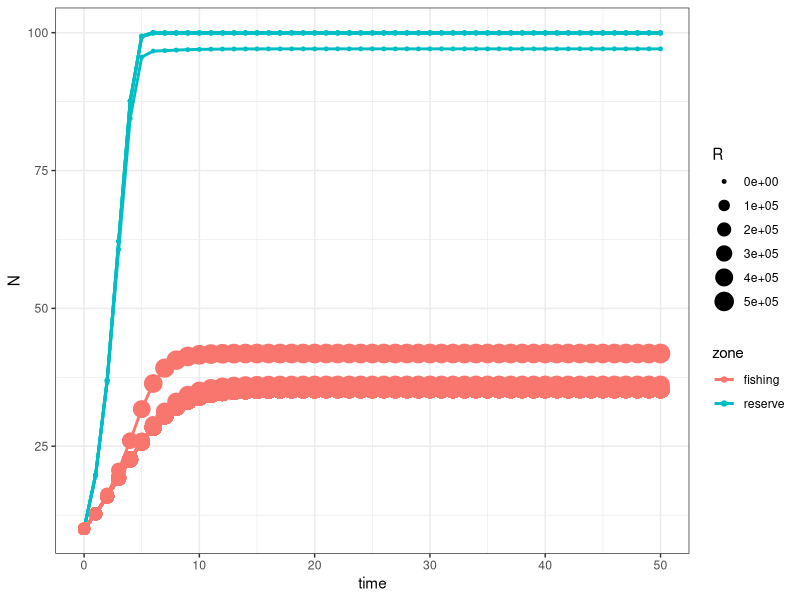
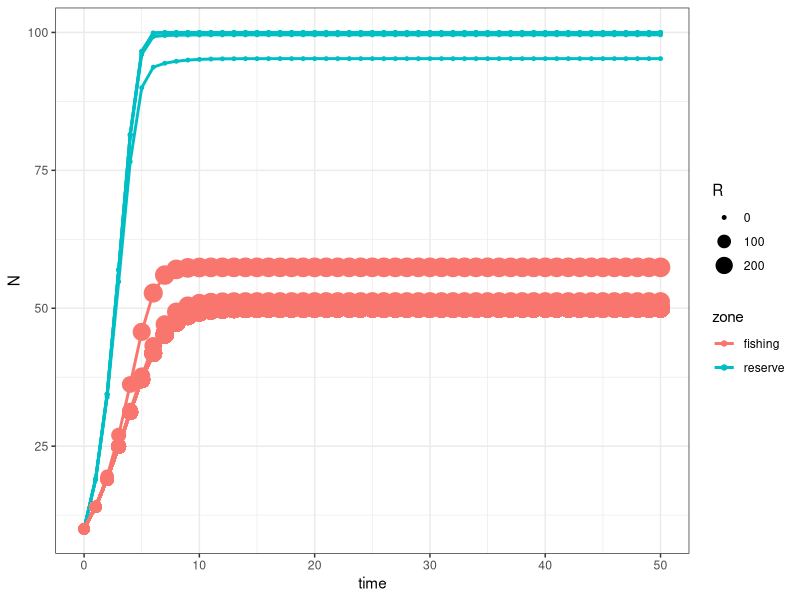
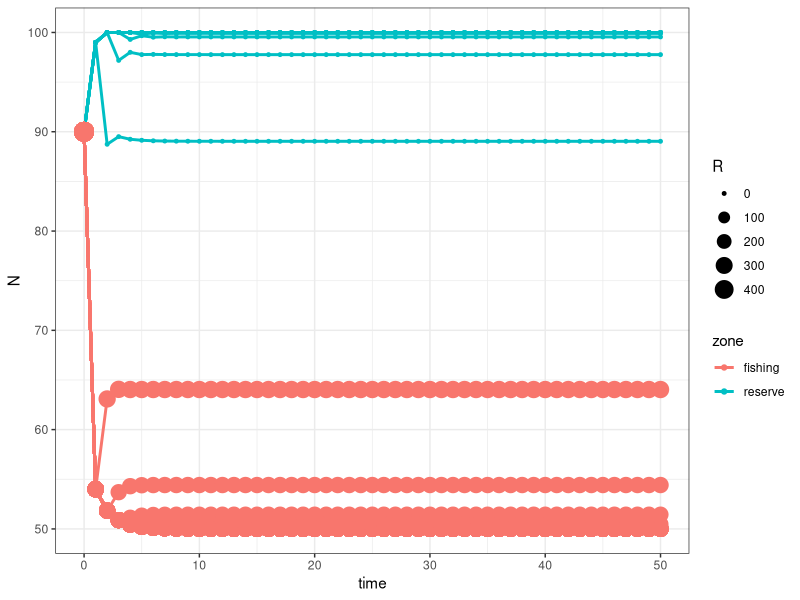
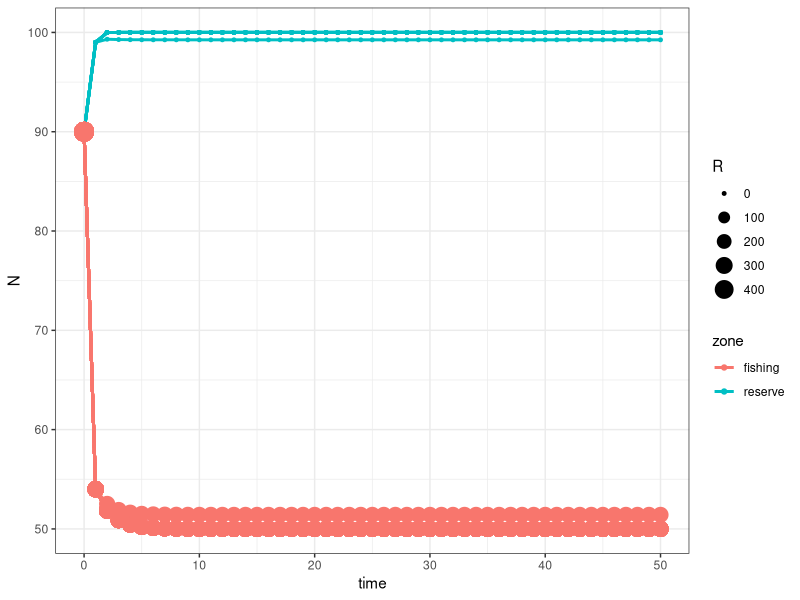
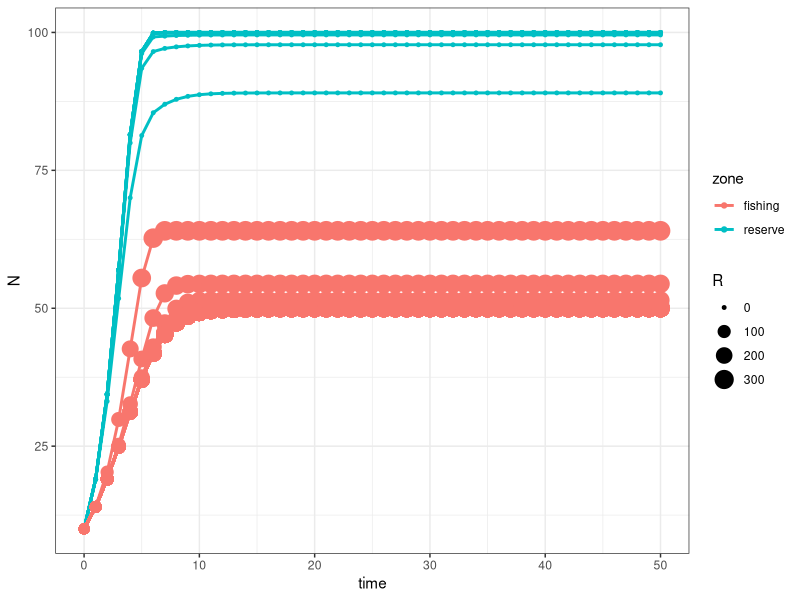
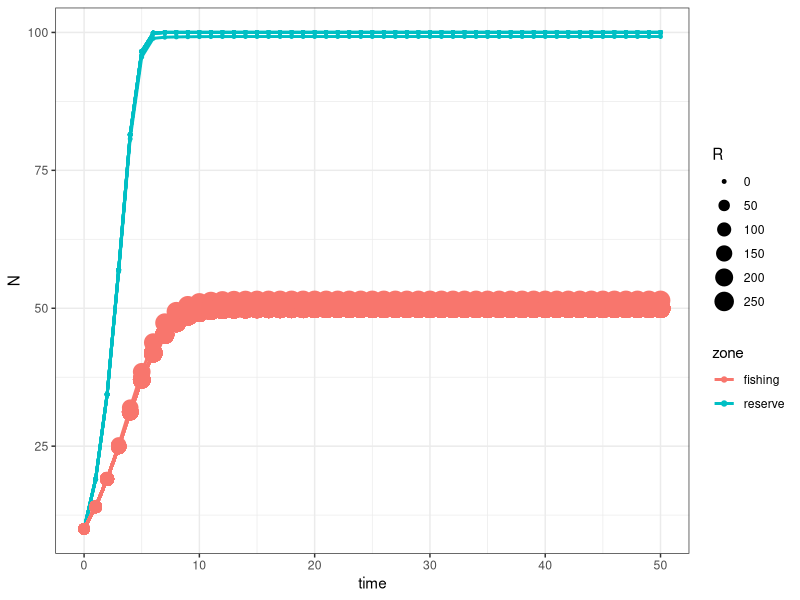
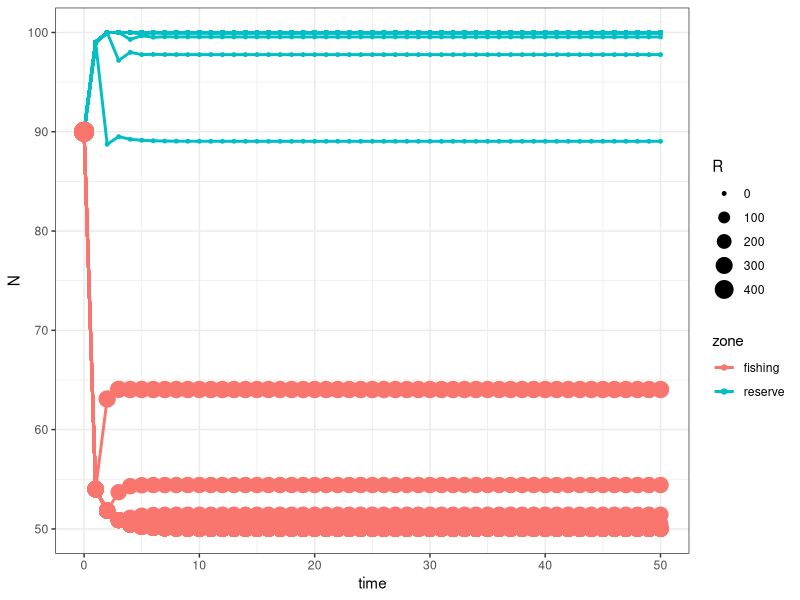
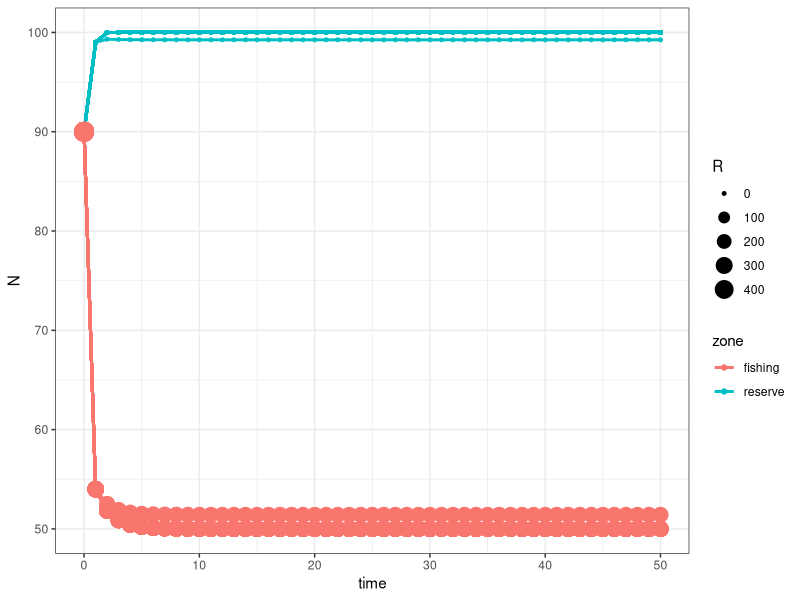

Write R code to recreate these figures, in order.
## ---- chunk 1
library(tidyverse)

## ---- chunk 2

logistic_model <- function(r = 1.0834, K = 100, N0 = 10, nsteps = 50, c = 0.7, p = 17500, n = 5, m = 0.1){

  # define a vector of time and N THIS IS ODD
  time <- c(0:nsteps)
  N <- matrix(0, ncol = 100, nrow = length(time))
  C <- N

  #Assign initial population size
  
  N[1,] <- N0

#create pointers
  
left_pointer <- c(100, 1:99)
right_pointer <- c(1:99, 100)
  
c_mpa <- rep(c, 100) 
c_mpa [1 : n] <- 0



  #start for loop

  
  for (t in 1:nsteps) {
    
    N_in <- m * (N[t, left_pointer] + N[t, right_pointer])/2
    N_out <- m * N[t,]
    C[t, ] <- c_mpa * N[t, ]
    
    N[t + 1,] <- N[t,] + (r * N[t,] * (1 - (N[t,] / K))) - C[t,] + N_in - N_out
    
  }
  # end for loop
  #create catch data frame

C[t+1,] <- c_mpa * N[t+1,]

catch_df <- data.frame(time, C) %>% 
  magrittr::set_colnames(value = c("time", 1:100)) %>% 
  gather(parcel, C, -time)

  #create data frame with sim results
  
  simul <- data.frame(time, N) %>% 
    magrittr::set_colnames(value = c("time", 1:100)) %>% 
    gather(parcel, N, -time) %>% 
    left_join(catch_df, by = c("time", "parcel")) %>% 
    mutate(R = p*C,
           zone = ifelse(C == 0, "reserve", "fishing"),
           parcel = as.numeric(parcel))

  return(simul)

}
## ---- chunk 3
logistic_model() %>% 
  ggplot(mapping = aes(x = time, y = N, color = zone, group = parcel, size = R)) +
  geom_line(size = 1) +
  geom_point() +
  theme_bw()
## ---- chunk 4
logistic_model(r = 1, K = 100, N0 = 10, nsteps = 50, c = 0.5, p = 10, n = 5, m = 0.2) %>% 
  ggplot(mapping = aes(x = time, y = N, color = zone, group = parcel, size = R)) +
  geom_line(size = 1) +
  geom_point() +
  theme_bw()
## ---- chunk 5
logistic_model(r = 1, K = 100, N0 = 90, nsteps = 50, c = 0.5, p = 10, n = 10, m = 0.5) %>% 
  ggplot(mapping = aes(x = time, y = N, color = zone, group = parcel, size = R)) +
  geom_line(size = 1) +
  geom_point() +
  theme_bw()
## ---- chunk 6
logistic_model(r = 1, K = 100, N0 = 90, nsteps = 50, c = 0.5, p = 10, n = 10, m = 0.03) %>% 
  ggplot(mapping = aes(x = time, y = N, color = zone, group = parcel, size = R)) +
  geom_line(size = 1) +
  geom_point() +
  theme_bw()
## ---- chunk 7
logistic_model(r = 1, K = 100, N0 = 10, nsteps = 50, c = 0.5, p = 10, n = 10, m = 0.5) %>% 
  ggplot(mapping = aes(x = time, y = N, color = zone, group = parcel, size = R)) +
  geom_line(size = 1) +
  geom_point() +
  theme_bw()
## ---- chunk 8
logistic_model(r = 1, K = 100, N0 = 10, nsteps = 50, c = 0.5, p = 10, n = 10, m = 0.03) %>% 
  ggplot(mapping = aes(x = time, y = N, color = zone, group = parcel, size = R)) +
  geom_line(size = 1) +
  geom_point() +
  theme_bw()
## ---- chunk 9
logistic_model(r = 1, K = 100, N0 = 90, nsteps = 50, c = 0.5, p = 10, n = 50, m = 0.5) %>% 
  ggplot(mapping = aes(x = time, y = N, color = zone, group = parcel, size = R)) +
  geom_line(size = 1) +
  geom_point() +
  theme_bw()
## ---- chunk 10
logistic_model(r = 1, K = 100, N0 = 90, nsteps = 50, c = 0.5, p = 10, n = 50, m = 0.03) %>% 
  ggplot(mapping = aes(x = time, y = N, color = zone, group = parcel, size = R)) +
  geom_line(size = 1) +
  geom_point() +
  theme_bw()
## ---- chunk 11
logistic_model(r = 1, K = 100, N0 = 10, nsteps = 50, c = 0.5, p = 10, n = 50, m = 0.5) %>% 
  ggplot(mapping = aes(x = time, y = N, color = zone, group = parcel, size = R)) +
  geom_line(size = 1) +
  geom_point() +
  theme_bw()
## ---- chunk 12
logistic_model(r = 1, K = 100, N0 = 10, nsteps = 50, c = 0.5, p = 10, n = 50, m = 0.03) %>% 
  ggplot(mapping = aes(x = time, y = N, color = zone, group = parcel, size = R)) +
  geom_line(size = 1) +
  geom_point() +
  theme_bw()
## ---- chunk 13
logistic_model(r = 1, K = 100, N0 = 90, nsteps = 50, c = 0.5, p = 10, n = 90, m = 0.5) %>% 
  ggplot(mapping = aes(x = time, y = N, color = zone, group = parcel, size = R)) +
  geom_line(size = 1) +
  geom_point() +
  theme_bw()
## ---- chunk 14
logistic_model(r = 1, K = 100, N0 = 90, nsteps = 50, c = 0.5, p = 10, n = 90, m = 0.03) %>% 
  ggplot(mapping = aes(x = time, y = N, color = zone, group = parcel, size = R)) +
  geom_line(size = 1) +
  geom_point() +
  theme_bw()
## ---- chunk 15
logistic_model(r = 1, K = 100, N0 = 10, nsteps = 50, c = 0.5, p = 10, n = 90, m = 0.5) %>% 
  ggplot(mapping = aes(x = time, y = N, color = zone, group = parcel, size = R)) +
  geom_line(size = 1) +
  geom_point() +
  theme_bw()
## ---- chunk 16
logistic_model(r = 1, K = 100, N0 = 10, nsteps = 50, c = 0.5, p = 10, n = 90, m = 0.03) %>% 
  ggplot(mapping = aes(x = time, y = N, color = zone, group = parcel, size = R)) +
  geom_line(size = 1) +
  geom_point() +
  theme_bw()
## ---- chunk 17
logistic_model(r = 1, K = 100, N0 = 90, nsteps = 50, c = 0.5, p = 10, n = 10, m = 0.5) %>% 
  group_by(time, zone)  %>% 
  summarise(Ntot = sum(N),
            N = mean(N),
            C = sum(C),
            R = sum(R)) %>% 
  ggplot(mapping = aes(x = time, y = N, color = zone, size = R)) +
  geom_line(size = 1) +
  geom_point() +
  theme_bw()
## ---- chunk 18
logistic_model(r = 1, K = 100, N0 = 90, nsteps = 50, c = 0.5, p = 10, n = 10, m = 0.03) %>% 
  group_by(time, zone)  %>% 
  summarise(Ntot = sum(N),
            N = mean(N),
            C = sum(C),
            R = sum(R)) %>% 
  ggplot(mapping = aes(x = time, y = N, color = zone, size = R)) +
  geom_line(size = 1) +
  geom_point() +
  theme_bw()
## ---- chunk 19
logistic_model(r = 1, K = 100, N0 = 10, nsteps = 50, c = 0.5, p = 10, n = 10, m = 0.5) %>% 
  group_by(time, zone)  %>% 
  summarise(Ntot = sum(N),
            N = mean(N),
            C = sum(C),
            R = sum(R)) %>% 
  ggplot(mapping = aes(x = time, y = N, color = zone, size = R)) +
  geom_line(size = 1) +
  geom_point() +
  theme_bw()
## ---- chunk 20
logistic_model(r = 1, K = 100, N0 = 10, nsteps = 50, c = 0.5, p = 10, n = 10, m = 0.03) %>% 
  group_by(time, zone)  %>% 
  summarise(Ntot = sum(N),
            N = mean(N),
            C = sum(C),
            R = sum(R)) %>% 
  ggplot(mapping = aes(x = time, y = N, color = zone, size = R)) +
  geom_line(size = 1) +
  geom_point() +
  theme_bw()
## ---- chunk 21
logistic_model(r = 1, K = 100, N0 = 90, nsteps = 50, c = 0.5, p = 10, n = 50, m = 0.5) %>% 
  group_by(time, zone)  %>% 
  summarise(Ntot = sum(N),
            N = mean(N),
            C = sum(C),
            R = sum(R)) %>% 
  ggplot(mapping = aes(x = time, y = N, color = zone, size = R)) +
  geom_line(size = 1) +
  geom_point() +
  theme_bw()
## ---- chunk 22
logistic_model(r = 1, K = 100, N0 = 90, nsteps = 50, c = 0.5, p = 10, n = 50, m = 0.03) %>% 
  group_by(time, zone)  %>% 
  summarise(Ntot = sum(N),
            N = mean(N),
            C = sum(C),
            R = sum(R)) %>% 
  ggplot(mapping = aes(x = time, y = N, color = zone, size = R)) +
  geom_line(size = 1) +
  geom_point() +
  theme_bw()
## ---- chunk 23
logistic_model(r = 1, K = 100, N0 = 10, nsteps = 50, c = 0.5, p = 10, n = 50, m = 0.5) %>% 
  group_by(time, zone)  %>% 
  summarise(Ntot = sum(N),
            N = mean(N),
            C = sum(C),
            R = sum(R)) %>% 
  ggplot(mapping = aes(x = time, y = N, color = zone, size = R)) +
  geom_line(size = 1) +
  geom_point() +
  theme_bw()
## ---- chunk 24
logistic_model(r = 1, K = 100, N0 = 10, nsteps = 50, c = 0.5, p = 10, n = 50, m = 0.03) %>% 
  group_by(time, zone)  %>% 
  summarise(Ntot = sum(N),
            N = mean(N),
            C = sum(C),
            R = sum(R)) %>% 
  ggplot(mapping = aes(x = time, y = N, color = zone, size = R)) +
  geom_line(size = 1) +
  geom_point() +
  theme_bw()
## ---- chunk 25
logistic_model(r = 1, K = 100, N0 = 90, nsteps = 50, c = 0.5, p = 10, n = 50, m = 0.5) %>% 
  group_by(time, zone)  %>% 
  summarise(Ntot = sum(N),
            N = mean(N),
            C = sum(C),
            R = sum(R)) %>% 
  ggplot(mapping = aes(x = time, y = N, color = zone, size = R)) +
  geom_line(size = 1) +
  geom_point() +
  theme_bw()
## ---- chunk 26
logistic_model(r = 1, K = 100, N0 = 90, nsteps = 50, c = 0.5, p = 10, n = 90, m = 0.03) %>% 
  group_by(time, zone)  %>% 
  summarise(Ntot = sum(N),
            N = mean(N),
            C = sum(C),
            R = sum(R)) %>% 
  ggplot(mapping = aes(x = time, y = N, color = zone, size = R)) +
  geom_line(size = 1) +
  geom_point() +
  theme_bw()
## ---- chunk 27
logistic_model(r = 1, K = 100, N0 = 10, nsteps = 50, c = 0.5, p = 10, n = 90, m = 0.5) %>% 
  group_by(time, zone)  %>% 
  summarise(Ntot = sum(N),
            N = mean(N),
            C = sum(C),
            R = sum(R)) %>% 
  ggplot(mapping = aes(x = time, y = N, color = zone, size = R)) +
  geom_line(size = 1) +
  geom_point() +
  theme_bw()
## ---- chunk 28
logistic_model(r = 1, K = 100, N0 = 10, nsteps = 50, c = 0.5, p = 10, n = 90, m = 0.03) %>% 
  group_by(time, zone)  %>% 
  summarise(Ntot = sum(N),
            N = mean(N),
            C = sum(C),
            R = sum(R)) %>% 
  ggplot(mapping = aes(x = time, y = N, color = zone, size = R)) +
  geom_line(size = 1) +
  geom_point() +
  theme_bw()
## ---- chunk 29
logistic_model(n = 90) %>% 
  ggplot(mapping = aes(x = time, y = parcel, fill = N)) +
  geom_raster()
## ---- chunk 30

results <- matrix(0, ncol = 4, nrow = 900) %>% 
  magrittr:: set_colnames(value = c( "n", "c", "N", "R")) %>% 
  as.data.frame()

i = 1

for(n in c(1 : 100)) {
  
  for(c in seq(0.1, 0.9, by = 0.1)) {
    
    results_i <- logistic_model(n = n, c = c, N0 = 90) %>% 
      filter(time == 50) %>% 
      group_by(time) %>% 
      summarise(N = sum(N), R = sum(R))
    
    results$n[i] <- n
    results$c[i] <- c
    results$N[i] <- results_i$N
    results$R[i] <- results_i$R
    i = i + 1
  }
}
## ---- chunk 31
ggplot(data = results, aes(x = c, y = n, fill = R, z = R ))  +
  geom_raster(interpolate = T) + 
  geom_contour(color = "black") +
  labs(x = "catch rate", y = "reserve size") +
  scale_fill_viridis_c()
## ---- chunk 32
ggplot(data = results, aes(x = c, y = n, fill = N, z = N ) ) +
  geom_raster(interpolate = T) + 
  geom_contour(color = "black") +
  labs(x = "catch rate", y = "reserve size") +
  scale_fill_viridis_c()
